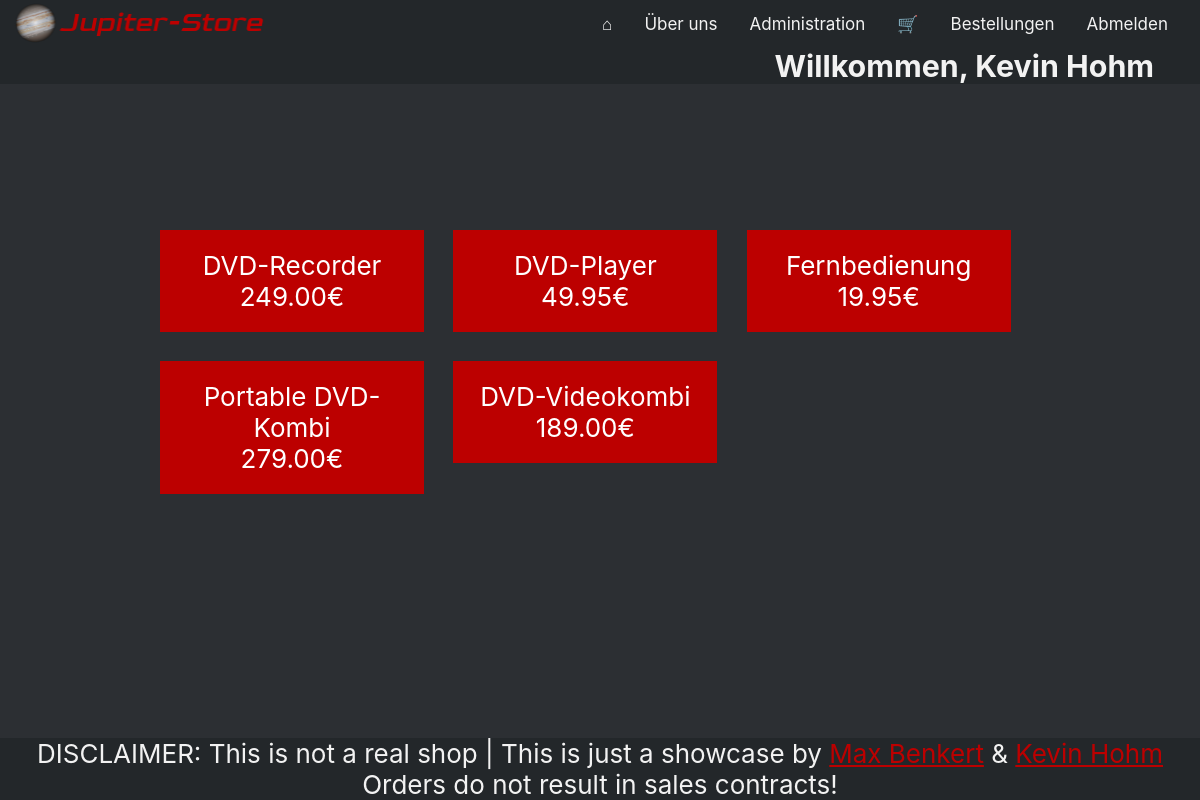
Screenshot of /category.php?id=1&category=DVD/Video (signed in) with the database file from the repository.
### tables this page shows
CREATE TABLE IF NOT EXISTS `article` (
  `article_nr` int(11) unsigned NOT NULL AUTO_INCREMENT,
  `name` varchar(255) NOT NULL DEFAULT '',
  `price` double(6,2) unsigned DEFAULT NULL,
  `category` int(11) NOT NULL,
  PRIMARY KEY (`article_nr`),
  KEY `FK_article_article_category` (`category`),
  CONSTRAINT `FK_article_article_category` FOREIGN KEY (`category`) REFERENCES `article_category` (`id`) ON DELETE CASCADE ON UPDATE CASCADE
);

### src/php_include/db_article.php (called while the page is built, shortened)
<?php
function db_get_articles_from_category($cat_id)
{
    $mysqli = db_connect();
    $sql    = "SELECT * FROM article WHERE category=?";
    $con    = $mysqli->prepare($sql);
    $con->bind_param("i", $cat_id);
    $con->execute();
    $res = $con->get_result();
    if ($res->num_rows == 0) {
        return FALSE;
    } else {
        $articles = array();
        $i        = 0;
        while ($row = $res->fetch_assoc()) {
            $articles[$i]           = new Article();
            $articles[$i]->id       = $row["article_nr"];
            $articles[$i]->name     = $row["name"];
            $articles[$i]->price    = $row["price"];
            $articles[$i]->category = $row["category"];
            $i++;
        }
    }
    return $articles;
}
?>

### src/category.php (the view, shortened to what this page needs)
<?php
require_once("php_include/db_article.php");
$articles = db_get_articles_from_category($_GET["id"]);
if ($articles) {
    foreach ($articles as $article) {
        echo "<a class='stealth__a' href='detail.php?id=" . $article->id . "'><div class='box'><center>" . $article->name . "<br>" . number_format($article->price, 2) . "€</center></div>";
    }
}
else {
    echo "<h2>Zu dieser Kategorie haben wir derzeit leider keine Produkte!</h2>";
    echo "<form action=''/>
    <input type='submit' value='Zurück zur Übersicht'>
    </form>";
}

### src/css/base.css (style rules this page uses)
* { margin:0; padding:0; }
body { padding-top: 70px; background-color: #2C2F33; color: #f2f2f2; font-family: -apple-system, BlinkMacSystemFont, 'Segoe UI', Roboto, Oxygen, Ubuntu, Cantarell, 'Open Sans', 'Helvetica Neue', sans-serif; font-size: 26px; }
.box { float: left; width: 30%; margin-right: 3.33333%; margin-bottom: 3.33333%; padding: 20px 20px; background: rgb(188, 0, 0); box-sizing: border-box; }
.stealth__a { color: white; }

### src/css/footer.css (style rules this page uses)
footer { position: fixed; left: 0; bottom: 0; width: 100%; background-color: #23272A; color: #f2f2f2; text-align: center; }
footer a:link { color: rgb(188,0,0); }

### rows the page displays
article: name "DVD-Recorder", price "249.00"
article: name "DVD-Player", price "49.95"
article: name "Fernbedienung", price "19.95"
article: name "Portable DVD-Kombi", price "279.00"
article: name "DVD-Videokombi", price "189.00"

### other values shown
unserialize($_SESSION["user"])->firstname "Kevin"
unserialize($_SESSION["user"])->lastname "Hohm"
